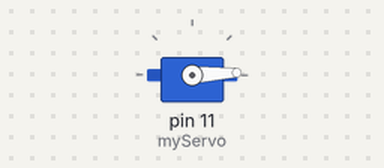
This sketch was run on a simulated Arduino Uno, built with avr-gcc and run on an emulated ATmega328P. Parts: servo.

Above: at 0.05 s.
At 1.3 s:
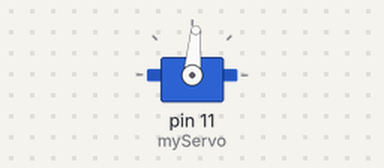
At 2.6 s:
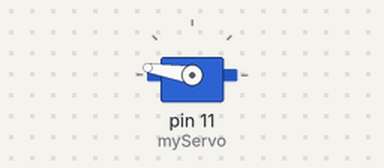
At 5.2 s:
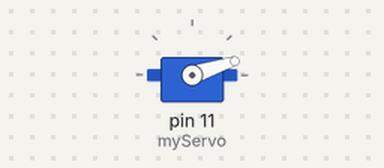
Timing chart, 0 to 7.1 s (numbered marks = the images above):
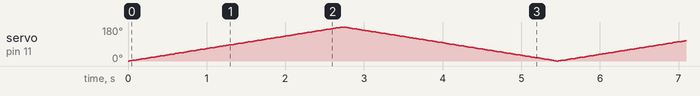

The sketch:

Dubug_servo.ino
```cpp
#include <Servo.h>

Servo myServo;    // 创建一个 Servo 对象
int angle = 0;    // 初始角度

void setup() {
  myServo.attach(11);    // 将 Servo 对象与数字引脚 9 关联
}

void loop() {
  // myServo.write(0);
  for (angle = 0; angle <= 180; angle += 1) {  // 逐渐增加角度
    myServo.write(angle);    // 设置舵机位置
    delay(15);               // 等待一段时间
  }

  for (angle = 180; angle >= 0; angle -= 1) {  // 逐渐减小角度
    myServo.write(angle);    // 设置舵机位置
    delay(15);               // 等待一段时间
  }
}
```
